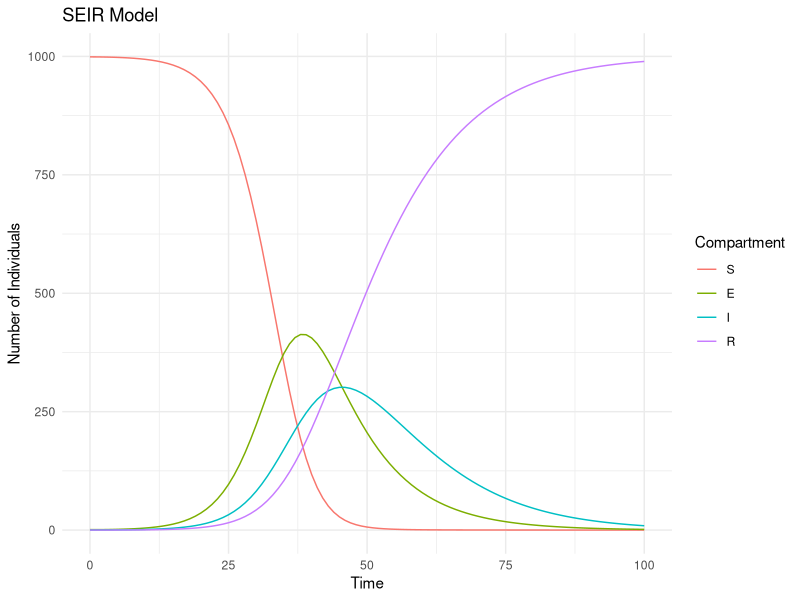

Generate this figure with R:
# Load necessary libraries
library(deSolve)
library(ggplot2)
library(reshape2)

# Define the SEIR model
seir_model <- function(time, state, parameters) {
  with(as.list(c(state, parameters)), {
    dS <- -beta * S * I
    dE <- beta * S * I - sigma * E
    dI <- sigma * E - gamma * I
    dR <- gamma * I
    return(list(c(dS, dE, dI, dR)))
  })
}

par(las=F)
# Initial state and parameters
initial_state <- c(S = 999, E = 1, I = 0, R = 0)
parameters <- c(beta = 0.001, sigma = 0.1, gamma = 0.1)
times <- seq(0, 100, by = 1)

# Solve the model
output <- ode(y = initial_state, times = times, func = seir_model, parms = parameters)

# Convert output to a data frame
output_df <- as.data.frame(output)

# Reshape for ggplot2
output_melted <- melt(output_df, id.vars = "time")

# Plot using ggplot2
ggplot(output_melted, aes(x = time, y = value, color = variable)) +
  geom_line() +
  labs(x = "Time", y = "Number of Individuals", color = "Compartment") +
  ggtitle("SEIR Model") +
  theme_minimal()
